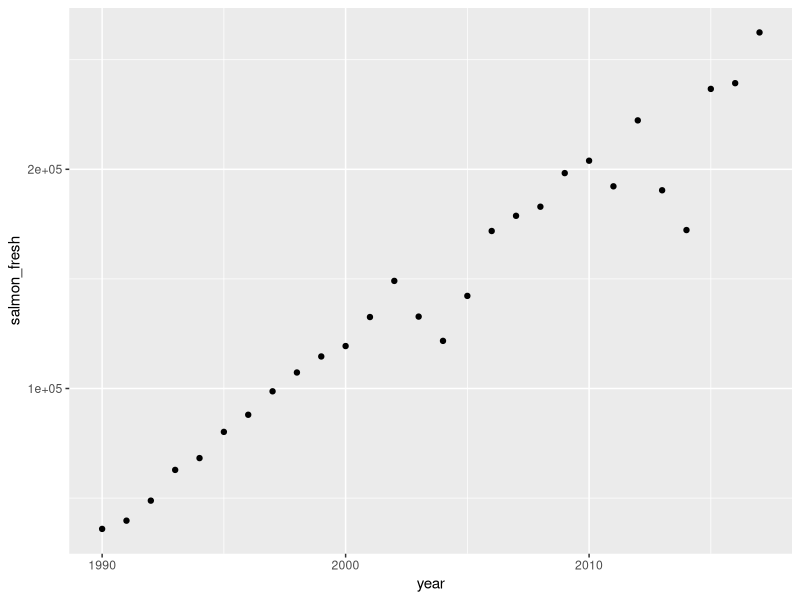
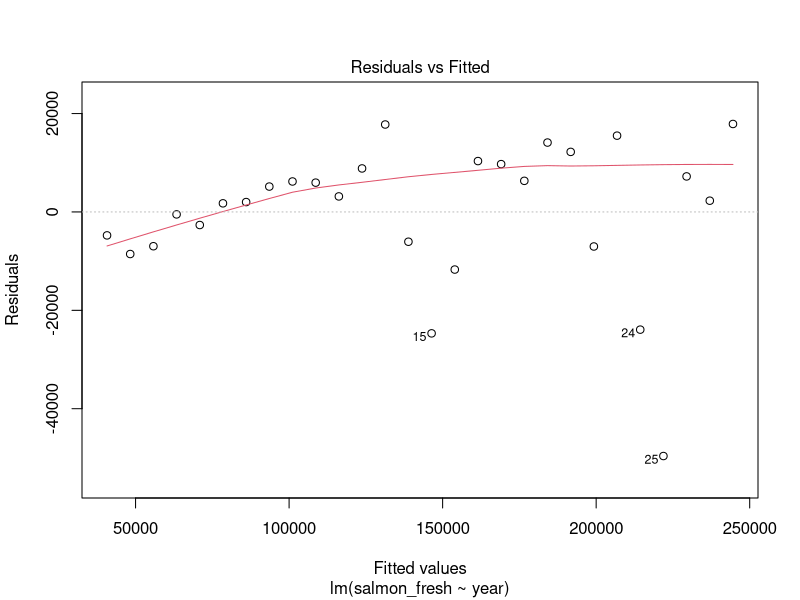
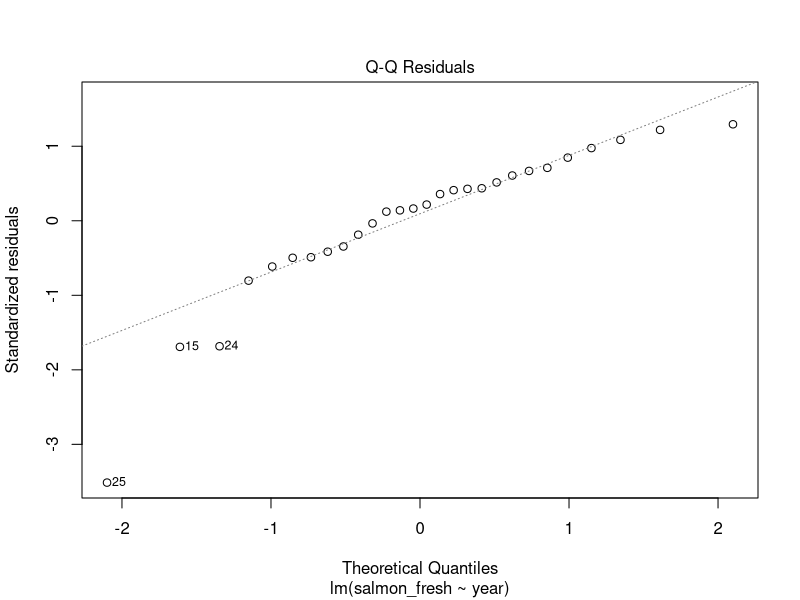
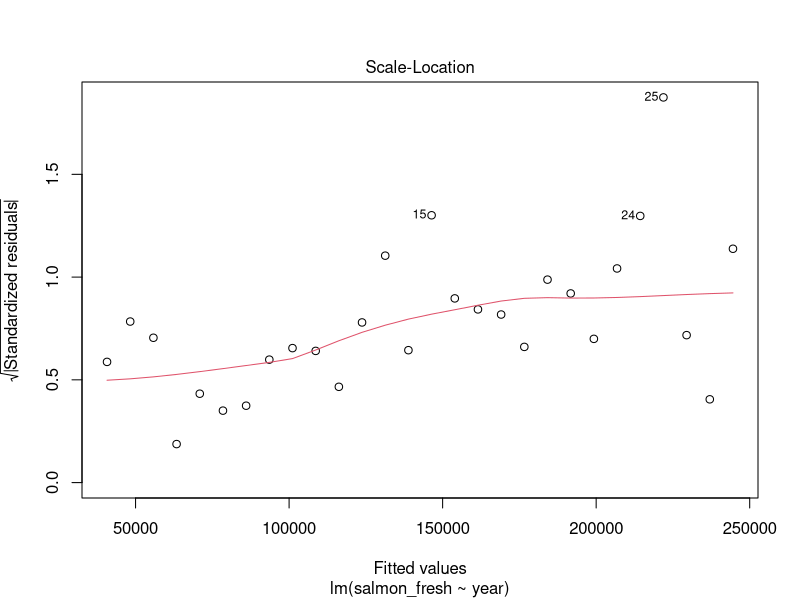
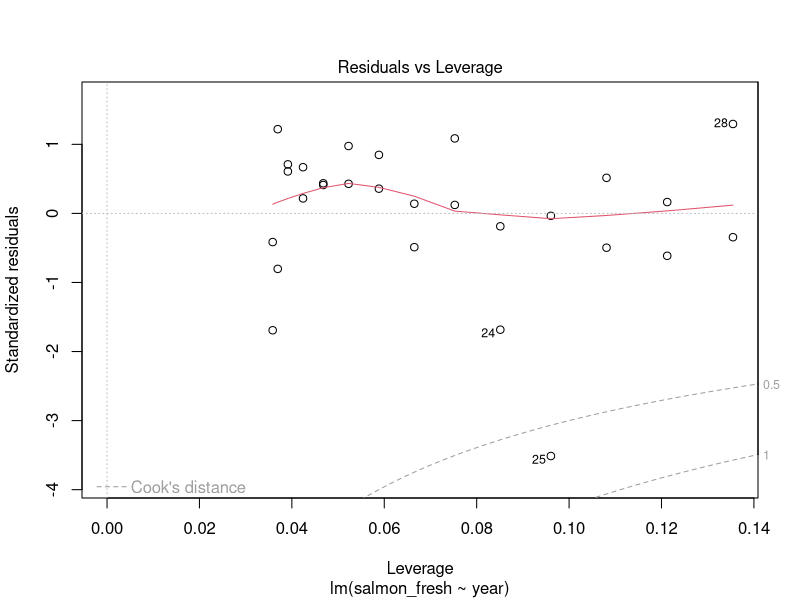
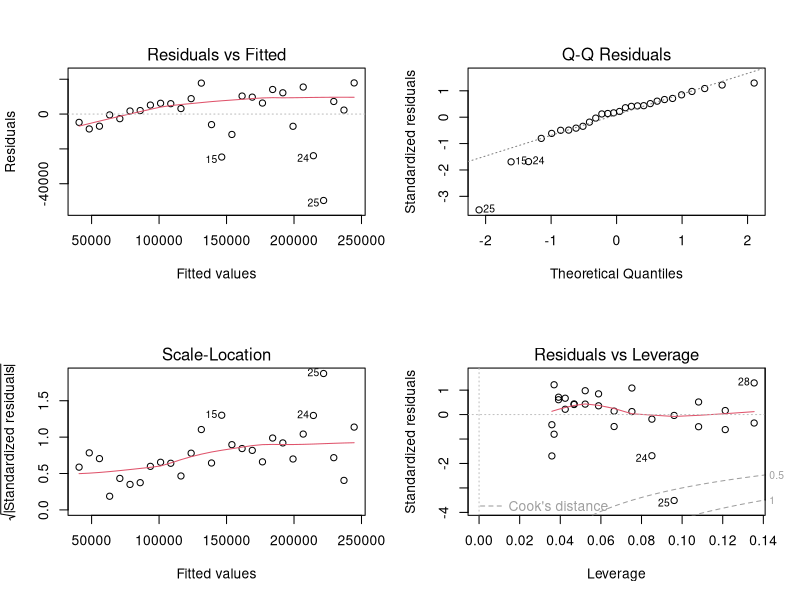
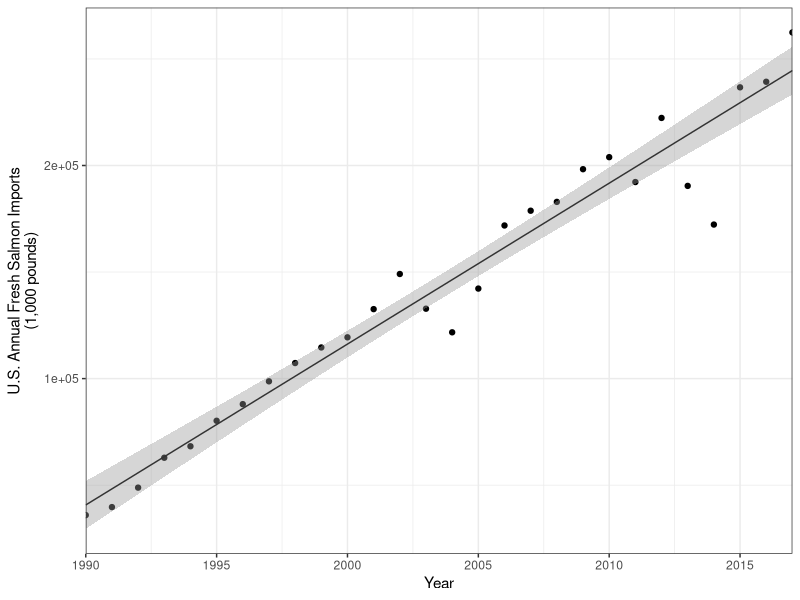

Here is the R script that generated these plots, in order:
## ---- chunk 1
knitr::opts_chunk$set(echo = TRUE)
## ---- chunk 2
library(tidyverse)
salmon <- read_csv("salmon_imports.csv")
## ---- chunk 3
#exploratory scatterplot

salmon_scatter <- salmon %>% 
  ggplot(aes(x = year, y = salmon_fresh)) +
  geom_point()

salmon_scatter

#Overall, does it look like describing the relationship between year and fresh salmon imports using linear regression makes sense? - YES

#Do you have any concerns about using linear regression to describe the relationship? - CLEAR DIPS IN LINEAR DATA TREND 
## ---- chunk 4
#Linear Regression in R

salmon_model <- lm(salmon_fresh ~ year, data = salmon)
salmon_model

#y = β0 + β1x + ε
#Imports(tons) = 7550 + -14982940(Year)

#???????? Where is the slope here? Is it 7550? Is the intercept the year at -14982940? What is the 25 (from the example in this case?)

# What does the slope mean in the context of this model?
#It's massive and doesn't make sense?

#What does the y-intercept mean in the context of this model? Why is that concerning? 
#Super far is the future and doesn't make sense? 

#What does this mean about extrapolating this model for past values?
#Don't do it because it all is confusing 

## ---- chunk 5
#Model Diagnostics

plot(salmon_model)

#Do residuals appear normally distributed? - Some more than others, need to understand the specifics behind how they work more. The square root on looks good but not the "residuals" one 

#Any concerns about heteroscedasticity or outliers? - Yes fo sho concerns, residuals are looking funky, Cooks distance is something to look at...


  par(mfrow = c(2,2))
  plot(salmon_model)
## ---- chunk 6
#Explore model fit and significance

summary(salmon_model)

#Does year significantly predict salmon imports?
#Yes because p-value: < 2.2e-16 ??

#What does the R2 value actually mean in words?
#Multiple R-squared:  0.9478
#94.8% of variance in salmon imports is explained by year

#What proportion of the variance in salmon imports is NOT explained by year?
#100 - 94.8 = ? Is that right?
#Residual standard error: 14860 on 26 degrees of freedom - does error come into play here? 
## ---- chunk 7
#Prepare a final graph

salmon_final_graph <- ggplot(salmon, aes(x = year, y = salmon_fresh)) + geom_point() +
geom_smooth(method = lm, se = TRUE, size = 0.5, color = "gray20") + theme_bw() +
scale_x_continuous(expand = c(0,0), limits = c(1990, 2017)) +
labs(x = "Year", y = "U.S. Annual Fresh Salmon Imports\n(1,000 pounds)")
salmon_final_graph
## ---- chunk 8
#Make Predictions Using the Model

new_years <- data.frame(year = c(2022, 2024, 2026, 2028))
new_years

#Then feed that data frame into the predict() function, letting it know which model to use to make predictions for the new values.

#Include interval = “confidence” to also report the lower and upper bounds of the 95% CI for model fit at each year

future_predict <- predict(salmon_model, newdata = new_years, interval = "confidence") 
future_predict

#Bind the prediction outcomes (those are the values in column ‘fit’) with the ‘new_years’ data to actually create a useful table of predicted imports and upper and lower CI:

predictions <- data.frame(new_years, future_predict) 
predictions
## ---- chunk 9
#Find Pearson's r (correlation!!!)

salmon_cor <- cor.test(salmon$year, salmon$salmon_fresh)
salmon_cor

#Would you describe this as a weak/strong negative/positive correlation?
#Strong positive? (0.974)

#Concluding statement about the relationship: 

#Year significantly predicts salmon imports (b = 7550, t(26) = 21.7, p < 0.001) with a strong positive correlation between the two (Pearson's r = 0.97).The overall model (Imports(tons) = 7550 + -14982940(Year); units) explains a significant amount of variance in salmon imports (F(1,26) = 472, p < 0.001, R2 = 0.95) 
